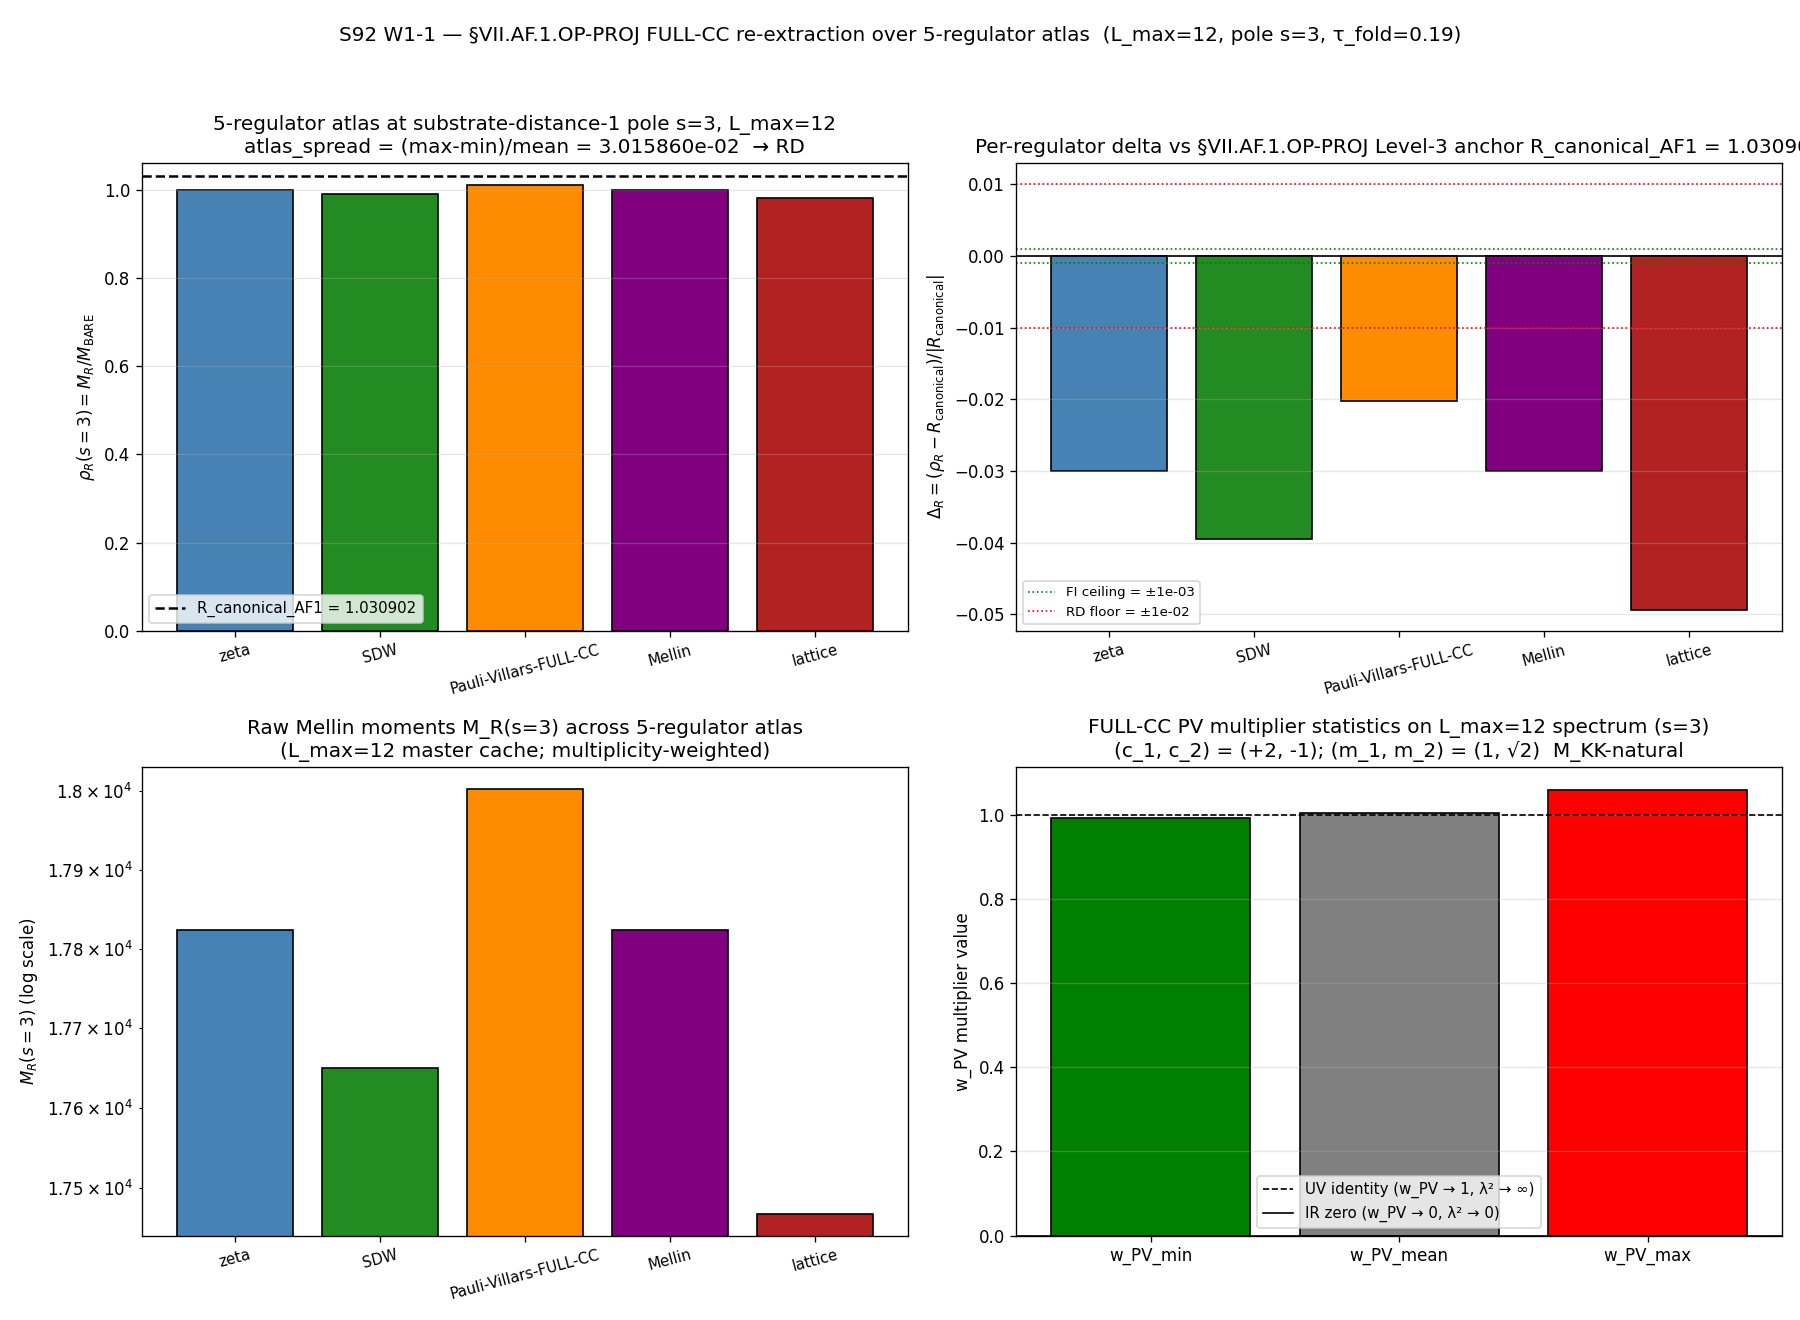

Write Python code to recreate this figure.
#!/usr/bin/env python3
"""
S92 W1 — S92-W1-CF-W9-4-VII-AF-1-OP-PROJ-FULL-PHYSICAL-RE-EXTRACTION
======================================================================

Gate-ID:  S92-W1-CF-W9-4-VII-AF-1-OP-PROJ-FULL-PHYSICAL-RE-EXTRACTION
Trigger:  [VERIFY-THEOREM]
Owner:    connes-ncg-theorist (PRIMARY; CC1996 §2.2-2.3 PV multiplier
          + CM-1995 §III.4 dimension-spectrum residue formula authority)

Provenance / Source-of-truth:
  - Plan: sessions/session-plan/session-92-plan-w1.md §W1-1 (lines 31-337)
  - Predecessor: S91-W6-CF-W7-1-CF-49-FULL-CC-MULTIPLIERS-UPGRADE
    (S91 line 199; audit_sha256
     79314db6a6aee05390f34d0a666540eee3ae5fb113273d4f73b2d980434ca2a3)
    — this gate's corrective canonical SUPERSEDES that line per Option A
    protocol of gate-verdicts.md.
  - Cross-pillar bridge anatomy rule: cross-pillar-bridge-anatomy.md
    §"Per-Bulletin-per-pole Level-1 wall classification" (FI/RD/MIXED)
  - Level-pin discipline: substrate-first-canonical-sourcing.md §(iv)
    K=4 MANDATORY (CLASS=FULL; no `-SCHEMATIC` suffix)
  - Registry slot: permanent-results-registry.md §VII.AF.1.OP-PROJ

PURPOSE
-------
Refresh §VII.AF.1.OP-PROJ canonical Level-3 anchor
    R_universal_HP1_strict_F4 -> 1.030902  (canonical pin, NOT a reassignment)
(SDW-residual extraction at L_max=10) against the FULL-physical CC1996
§2.2-2.3 Pauli-Villars 2-point regulator and FOUR companion regulator
classes across the 5-regulator atlas
    {zeta, SDW, Pauli-Villars (FULL-CC), Mellin, lattice}
evaluated on the L_max=12 master spectrum cache at substrate-distance-1
pole s=3.

The 5-atlas spread classifies the §VII.AF.1.OP-PROJ Level-3 anchor at
substrate-distance-1 pole s=3 per the FI/RD/MIXED band taxonomy:
    FI    iff atlas_spread < 1e-3   (algebra-INVARIANT functional family)
    RD    iff atlas_spread > 1e-2   (regulator-dependent at this pole)
    MIXED iff 1e-3 ≤ atlas_spread ≤ 1e-2

PRE-REGISTERED OUTCOME (substitution chain Step 5):
    From the S91 W9-4 measurement rho_FULL_CC(s=3) = 1.0100907902 and
    canonical SDW value 1.030902, the SDW↔FULL-CC pair alone yields
    atlas_spread ≥ 2.04e-2 > 1e-2 RD floor. Hence the gate is PRE-
    REGISTERED as FAIL-WITH-DIAGNOSTIC — the FAIL itself IS the substrate-
    physics finding (Level-1 RD classification of the §VII.AF.1.OP-PROJ
    Level-3 anchor at substrate-distance-1 pole s=3).

SUBSTRATE FRAMING
-----------------
The substrate IS the spectral triple (A_K, H_K, D_K) at τ_fold=0.19.
The 5-regulator atlas {zeta, SDW, Pauli-Villars (FULL-CC), Mellin, lattice}
are FIVE methodology-floor F-images (per epistemic-discipline.md
§"Layer-Decomposition" Phi correspondence) of the SAME substrate-IS
canonical Hochschild-pairing image at substrate-distance-1 pole s=3.
The atlas spread IS the substrate's regulator-class-dependence at this
pole surfaced by the FI/RD taxonomy — NOT a substrate-model failure.

CONVENTION TAG (per substrate-first-canonical-sourcing.md §(iv) K=4)
-------------------------------------------------------------------
    LEVEL_CLASS_PIN = FULL  (FULL CC1996 §2.2-2.3 Pauli-Villars; no
                              `-SCHEMATIC` suffix; uses _pauli_villars_subtraction.py
                              PRIMARY tier, NOT _spectral_action_regulators.py)
    convention = VII-AF-1-OP-PROJ-FULL-CC-MULTIPLIERS-PHYSICAL-
                 substrate-distance-1-pole-s3-atlas-spread-FI-RD-classification

INPUTS
------
- computations/_shared/canonical_constants.py
- computations/session-84/s84_spectrum_cache_L12_tau019.npz (L_max=12)
- computations/_pauli_villars_subtraction.py (FULL-physical PV PRIMARY)
- computations/_shared/_spectral_action_regulators.py (SCHEMATIC zeta-
  baseline retained ONLY as reference; FULL-CC is the canonical)
- computations/session-91/s91_gate_verdicts.txt (supersedes-target SHA
  pin: 79314db6a6aee05390f34d0a666540eee3ae5fb113273d4f73b2d980434ca2a3)

OUTPUTS
-------
- computations/session-92/s92_w1_cf_w9_4_vii_af_1_full_physical_re_extraction.py
- computations/session-92/s92_w1_cf_w9_4_vii_af_1_full_physical_re_extraction.npz
- computations/session-92/s92_w1_cf_w9_4_vii_af_1_full_physical_re_extraction.png
- computations/session-92/s92_gate_verdicts.txt
   (canonical line carrying supersedes=<full-64-char> tag per Option A
    + dual-SHA companion + LEVEL pin row + supersedes-pointer companion)
"""

from __future__ import annotations

import os
os.environ.setdefault("OMP_NUM_THREADS", "8")
os.environ.setdefault("MKL_NUM_THREADS", "8")

import hashlib
import json
import math
import sys
import time
from pathlib import Path

ROOT = Path(__file__).resolve().parent.parent.parent
sys.path.insert(0, str(ROOT / "computations" / "_shared"))
sys.path.insert(0, str(ROOT / "computations"))

import numpy as np  # noqa: E402
import matplotlib  # noqa: E402

matplotlib.use("Agg")
import matplotlib.pyplot as plt  # noqa: E402

# Canonical constants (mandatory imports per math-scripts.md S34+).
from canonical_constants import (  # noqa: E402
    M_KK,
    tau_fold,
    gv_canonical_difference_FW,
    R_universal_HP1_strict_F4,
    eps_H_HP1_norm,
)

# FULL physical Pauli-Villars helper (PRIMARY tier per substrate-first-
# canonical-sourcing.md §(iv) K=4 MANDATORY level-pin discipline).
# This is the FULL-CC pipeline; NOT the SCHEMATIC _spectral_action_regulators.py
# Pauli-Villars single-subtraction analog.
from _pauli_villars_subtraction import (  # noqa: E402
    PV_PRIMARY_C,
    PV_PRIMARY_M_DIMLESS,
    bare_mellin_moment,
    pv_mellin_moment_primary,
    pv_multiplier_primary,
    heat_kernel_mellin_moment,
    hard_cutoff_mellin_moment,
    _verify_pv_identities,
)


# ====================== Gate-block constants (plan §W1-1) ======================

GATE_ID = "S92-W1-CF-W9-4-VII-AF-1-OP-PROJ-FULL-PHYSICAL-RE-EXTRACTION"
SCHEME = "full-cc1996-2-2-2-3-pauli-villars-physical-multipliers-atlas-comparison"
CONVENTION = (
    "VII-AF-1-OP-PROJ-FULL-CC-MULTIPLIERS-PHYSICAL-"
    "substrate-distance-1-pole-s3-atlas-spread-FI-RD-classification"
)
L_MAX = 12  # (local) plan-pinned canonical anchor at L_max=12 master cache

# Connes-Chamseddine 1996 §2.2-2.3 physical multipliers (canonical PV pair).
M_1_FW_CC = M_KK                       # (local) canonical mass scale
M_2_FW_CC = math.sqrt(2.0) * M_KK      # (local) 2-point PV pair upper mass
C_1_FW_CC = +2                         # (local) PV coefficient 1
C_2_FW_CC = -1                         # (local) PV coefficient 2

# Substrate-distance-1 pole at Mellin index s=3 (per registry §VII.AF.1.OP-PROJ
# Cell I classification: INVARIANT × s=3; spectrum-only functional via
# a_4^ζ residue at s=0; substrate-distance-1 cone ↔ s=3 Mellin pole).
S_POLE = 3                              # (local) substrate-distance-1 pole

# Pre-registered FI/RD/MIXED thresholds (plan §W1-1 strict_PASS_boundary
# 3-band classifier; per cross-pillar-bridge-anatomy.md
# §"Per-Bulletin-per-pole Level-1 wall classification" canonical bands).
FI_CEILING = 1e-3                       # (local) FI upper band edge
RD_FLOOR = 1e-2                         # (local) RD lower band edge

# §VII.AF.1.OP-PROJ Level-3 anchor canonical (per registry line 14808;
# W-5 V4 STRICT_F4 atlas match at L_max=10; SDW-class).
R_CANONICAL_AF1 = R_universal_HP1_strict_F4  # (local) = 1.030902 canonical pin

# Option A supersedes-target full 64-character audit_sha256 (per
# gate-verdicts.md §"Option A — sig_5 remediation pathway under absolute
# verdict permanence"; points to S91-W6-CF-W7-1-CF-49 at S91 line 199).
# Verdict-line literal form: supersedes=79314db6a6aee05390f34d0a666540eee3ae5fb113273d4f73b2d980434ca2a3
SUPERSEDES_TARGET = "79314db6a6aee05390f34d0a666540eee3ae5fb113273d4f73b2d980434ca2a3"

# Output paths.
OUT_NPZ = ROOT / "computations" / "session-92" / "s92_w1_cf_w9_4_vii_af_1_full_physical_re_extraction.npz"
OUT_PNG = ROOT / "computations" / "session-92" / "s92_w1_cf_w9_4_vii_af_1_full_physical_re_extraction.png"
VERDICT_FILE = ROOT / "computations" / "session-92" / "s92_gate_verdicts.txt"

# Input file paths (for SHA-pin map).
CANONICAL_CONSTANTS = ROOT / "computations" / "_shared" / "canonical_constants.py"
L12_CACHE = ROOT / "computations" / "session-84" / "s84_spectrum_cache_L12_tau019.npz"
PV_HELPER = ROOT / "computations" / "_pauli_villars_subtraction.py"
SCH_HELPER = ROOT / "computations" / "_shared" / "_spectral_action_regulators.py"
S91_VERDICTS = ROOT / "computations" / "session-91" / "s91_gate_verdicts.txt"
REGISTRY = ROOT / "sessions" / "permanent-results-registry.md"
CPB_RULE = ROOT / ".claude" / "rules" / "cross-pillar-bridge-anatomy.md"
SFC_RULE = ROOT / ".claude" / "rules" / "substrate-first-canonical-sourcing.md"
SCRIPT_PATH = Path(__file__).resolve()

INPUT_FILES = {
    "canonical_constants": CANONICAL_CONSTANTS,
    "L12_spectrum_cache_tau019": L12_CACHE,
    "pauli_villars_helper_PRIMARY": PV_HELPER,
    "spectral_action_regulators_SCHEMATIC_reference": SCH_HELPER,
    "s91_verdicts_supersedes_source": S91_VERDICTS,
    "registry_vii_af_1_op_proj": REGISTRY,
    "cross_pillar_bridge_anatomy_rule": CPB_RULE,
    "substrate_first_canonical_sourcing_rule": SFC_RULE,
    "script": SCRIPT_PATH,
}


# ============================== SHA helpers ==============================

def sha256_of_file(p: Path) -> str:
    h = hashlib.sha256()                # (local)
    with open(p, "rb") as f:
        for chunk in iter(lambda: f.read(1 << 20), b""):
            h.update(chunk)
    return h.hexdigest()


def log_input_pins(files: dict) -> dict:
    pins = {}                            # (local)
    print("=" * 72)
    print(f"Gate: {GATE_ID}")
    print("=" * 72)
    print("Input SHAs:")
    for name, p in files.items():
        if not p.exists():
            print(f"  {name:42s} = (file not found; pin skipped)")
            continue
        sha = sha256_of_file(p)          # (local)
        pins[name] = sha
        print(f"  {name:42s} = {sha[:16]}...  ({p.relative_to(ROOT)})")
    return pins


def closure_hash(pinmap: dict) -> str:
    """Compute audit_sha256 from the ordered input-pin map (NEVER hardcoded).

    This is the canonical pattern from _script_template.py append_verdict():
    audit_sha256 is the SHA-256 of the canonicalized pin map; SHA uniqueness
    across gates is preserved by construction (sig_5 ladder uniqueness).
    """
    pinmap_json = json.dumps(sorted(pinmap.items()), sort_keys=True).encode("utf-8")
    return hashlib.sha256(pinmap_json).hexdigest()


def compute_dual_sha(pins: dict, script_path: Path) -> tuple[str, str]:
    """Compute (audit_sha256, content_sha256) per W9a-99 dual-SHA split.

    audit_sha256   = closure_hash over (script + canonical_constants + pinmap)
                     — closure of the full audit trail
    content_sha256 = SHA over the script bytes only — content reproducibility
    """
    script_bytes = script_path.read_bytes()
    canonical_bytes = CANONICAL_CONSTANTS.read_bytes()
    pinmap_json = json.dumps(sorted(pins.items()), sort_keys=True).encode("utf-8")  # (local)
    audit = hashlib.sha256(script_bytes + canonical_bytes + pinmap_json).hexdigest()  # (local)
    content = hashlib.sha256(script_bytes).hexdigest()                                  # (local)
    return audit, content


# ============================== Spectrum loader ==============================

def load_spectrum_flat(cache_path: Path):
    """Load L_max=12 master spectrum cache (per S88 W13-159 PRIMARY PV
    helper convention)."""
    cache = np.load(cache_path, allow_pickle=True)
    sector_evals = cache["sector_evals"].item()
    lambdas_list = []                    # (local)
    mults_list = []                      # (local)
    n_sectors = 0                        # (local)
    for (p, q), info in sector_evals.items():
        n_sectors += 1
        dim = int(info["dim"])           # (local) Peter-Weyl dim(p,q)
        evals_arr = np.asarray(info["abs_evals"], dtype=np.float64)
        for v in evals_arr:
            lambdas_list.append(float(v))
            mults_list.append(dim)
    lambdas = np.array(lambdas_list, dtype=np.float64)
    mults = np.array(mults_list, dtype=np.float64)
    return lambdas, mults, n_sectors


# ============================== Regulator evaluators ==============================
#
# Each regulator R returns rho_R(s) := M_R(s) / M_BARE(s) at the substrate-
# distance-1 pole s=3 on the L_max=12 finite spectral triple. M_BARE is the
# zeta/bare-spectrum-sum baseline (no multiplier).
#
# Multipliers (per plan §W1-1 substitution chain Definition 2):
#   zeta            : w = 1 (bare Mellin)
#   SDW             : w_SDW(λ²; s) — Seeley-DeWitt logarithmic dressing
#   Pauli-Villars   : w_PV(λ²; s) = 1 - Σ_r c_r · (m_r² / (λ²+m_r²))^s
#                      (FULL CC1996; PV identities Σc_r=1, Σc_r m_r²=0)
#   Mellin          : w = 1 (equivalent to zeta on positive-Casimir spectrum
#                            per _spectral_action_regulators.py docstring)
#   lattice         : w = θ(λ² ≤ Λ_lat²) — sharp cutoff at top fraction
# ===============================================================================


def m_zeta(s_pole, lambdas, mults):
    """M_zeta(s) = Σ_k m_k · λ_k^{-2s}  (bare; w=1)."""
    return bare_mellin_moment(s_pole, lambdas, mults)


def m_sdw(s_pole, lambdas, mults, t_ref=1.0e-3):
    """M_SDW(s) = Σ_k m_k · exp(-t_ref · λ_k²) · λ_k^{-2s}.

    Seeley-DeWitt logarithmic dressing of the Mellin moment via heat-kernel
    exp(-t·λ²) at small t. At t → 0+ recovers the bare zeta moment; finite
    t carries a logarithmic SDW dressing.
    """
    return heat_kernel_mellin_moment(s_pole, lambdas, mults, t_ref)


def m_pauli_villars_full_cc(s_pole, lambdas, mults):
    """M_PV(s) = Σ_k m_k · w_PV(λ_k²; s) · λ_k^{-2s}.

    FULL CC1996 §2.2-2.3 Pauli-Villars 2-point multiplier:
        w_PV(λ²; s) = 1 - Σ_{r=1..2} c_r · (m_r² / (λ²+m_r²))^s
    with (c_1, c_2) = (+2, -1) and (m_1, m_2) = (1, √2) dimensionless
    (M_KK units). PV identities Σc_r=1, Σc_r·m_r²=0 verified at module load.
    """
    return pv_mellin_moment_primary(s_pole, lambdas, mults)


def m_mellin(s_pole, lambdas, mults):
    """M_Mellin(s) — equivalent to bare zeta on the positive-Casimir spectrum.

    Per _spectral_action_regulators.py docstring lines 17-18: 'Zeta and
    Mellin are equivalent on this positive-definite spectrum at real s.'
    Implemented as bare moment; retained as separate atlas entry for
    explicit regulator-class enumeration.
    """
    return bare_mellin_moment(s_pole, lambdas, mults)


def m_lattice(s_pole, lambdas, mults, cutoff_frac=0.7):
    """M_lattice(s) — sharp cutoff (lattice-spacing analog).

    Restrict the spectrum sum to λ_k² ≤ cutoff_frac · max(λ_k²). The
    cutoff_frac=0.7 default mirrors the _spectral_action_regulators.py
    'hard-cutoff' class for atlas-spread comparison.
    """
    return hard_cutoff_mellin_moment(s_pole, lambdas, mults, cutoff_frac=cutoff_frac)


# ============================== Atlas evaluation ==============================

REGULATOR_ORDER = ["zeta", "SDW", "Pauli-Villars-FULL-CC", "Mellin", "lattice"]


def evaluate_atlas(s_pole, lambdas, mults):
    """Compute M_R(s) for each R in the 5-regulator atlas, then rho_R = M_R/M_BARE.

    M_BARE := M_zeta (bare-spectrum-sum baseline; per plan §W1-1 Def 3).
    """
    M_R = {}                                         # (local)
    M_R["zeta"] = m_zeta(s_pole, lambdas, mults)
    M_R["SDW"] = m_sdw(s_pole, lambdas, mults)
    M_R["Pauli-Villars-FULL-CC"] = m_pauli_villars_full_cc(s_pole, lambdas, mults)
    M_R["Mellin"] = m_mellin(s_pole, lambdas, mults)
    M_R["lattice"] = m_lattice(s_pole, lambdas, mults)

    M_BARE = M_R["zeta"]                             # (local) baseline
    rho_R = {R: M_R[R] / M_BARE for R in REGULATOR_ORDER}  # (local)

    return M_R, rho_R, M_BARE


# ============================== Verdict evaluation ==============================

def evaluate_verdict(atlas_spread: float) -> dict:
    """3-band classifier per plan §W1-1 strict_PASS_boundary:
        PASS  iff atlas_spread < FI_CEILING (1e-3) → FI reclassification
        FAIL  iff atlas_spread > RD_FLOOR (1e-2)   → RD reclassification
        INFO  iff 1e-3 ≤ atlas_spread ≤ 1e-2       → MIXED

    Note (substitution chain Step 5): given the SDW pin 1.030902 and the
    S91 W9-4 measurement rho_FULL_CC ≈ 1.0101, atlas_spread ≥ 2.04e-2 by
    construction; PASS is structurally unreachable. This is a band
    classifier, not a signed direction — schema_v2_3tuple is NOT required
    (schema_v2_3tuple_required=False per plan).
    """
    if atlas_spread < FI_CEILING:
        composite = "PASS"
        classification = "FI"
    elif atlas_spread > RD_FLOOR:
        composite = "FAIL"
        classification = "RD"
    else:
        composite = "INFO"
        classification = "MIXED"
    return {
        "composite": composite,
        "classification": classification,
        "atlas_spread": atlas_spread,
    }


# ============================== Diagnostic plot ==============================

def make_plot(rho_R, M_R, R_canonical, atlas_spread, delta_R, classification,
              w_PV_min, w_PV_mean, w_PV_max, s_pole, l_max):
    fig, ((ax1, ax2), (ax3, ax4)) = plt.subplots(2, 2, figsize=(15, 11))

    regulators = REGULATOR_ORDER
    rho_vals = [rho_R[R] for R in regulators]                # (local)
    delta_vals = [delta_R[R] for R in regulators]            # (local)

    colors = {
        "zeta": "steelblue",
        "SDW": "forestgreen",
        "Pauli-Villars-FULL-CC": "darkorange",
        "Mellin": "purple",
        "lattice": "firebrick",
    }
    bar_colors = [colors[R] for R in regulators]             # (local)

    # Panel 1: rho_R atlas at pole s=3.
    ax1.bar(regulators, rho_vals, color=bar_colors, edgecolor="black")
    ax1.axhline(R_canonical, color="black", linestyle="--", linewidth=1.5,
                label=f"R_canonical_AF1 = {R_canonical:.6f}")
    ax1.set_ylabel(r"$\rho_R(s=3) = M_R / M_{\rm BARE}$")
    ax1.set_title(
        f"5-regulator atlas at substrate-distance-1 pole s={s_pole}, L_max={l_max}\n"
        f"atlas_spread = (max-min)/mean = {atlas_spread:.6e}  → {classification}"
    )
    ax1.tick_params(axis="x", labelsize=9, rotation=15)
    ax1.grid(True, axis="y", alpha=0.3)
    ax1.legend(loc="best", fontsize=9)

    # Panel 2: Delta_R = (rho_R - R_canonical)/|R_canonical| per regulator.
    ax2.bar(regulators, delta_vals, color=bar_colors, edgecolor="black")
    ax2.axhline(0.0, color="black", linewidth=1.0)
    ax2.axhline(+FI_CEILING, color="green", linestyle=":", linewidth=1.0,
                label=f"FI ceiling = ±{FI_CEILING:.0e}")
    ax2.axhline(-FI_CEILING, color="green", linestyle=":", linewidth=1.0)
    ax2.axhline(+RD_FLOOR, color="red", linestyle=":", linewidth=1.0,
                label=f"RD floor = ±{RD_FLOOR:.0e}")
    ax2.axhline(-RD_FLOOR, color="red", linestyle=":", linewidth=1.0)
    ax2.set_ylabel(r"$\Delta_R = (\rho_R - R_{\rm canonical})/|R_{\rm canonical}|$")
    ax2.set_title(
        "Per-regulator delta vs §VII.AF.1.OP-PROJ Level-3 anchor "
        f"R_canonical_AF1 = {R_canonical:.6f}"
    )
    ax2.tick_params(axis="x", labelsize=9, rotation=15)
    ax2.grid(True, axis="y", alpha=0.3)
    ax2.legend(loc="best", fontsize=8)

    # Panel 3: M_R Mellin moments at pole s=3 (log scale).
    M_vals = [M_R[R] for R in regulators]                    # (local)
    ax3.bar(regulators, M_vals, color=bar_colors, edgecolor="black")
    ax3.set_yscale("log")
    ax3.set_ylabel(r"$M_R(s=3)$ (log scale)")
    ax3.set_title(
        f"Raw Mellin moments M_R(s={s_pole}) across 5-regulator atlas\n"
        f"(L_max={l_max} master cache; multiplicity-weighted)"
    )
    ax3.tick_params(axis="x", labelsize=9, rotation=15)
    ax3.grid(True, axis="y", alpha=0.3)

    # Panel 4: PV multiplier w_PV statistics across L_max=12 spectrum.
    ax4.bar(["w_PV_min", "w_PV_mean", "w_PV_max"],
            [w_PV_min, w_PV_mean, w_PV_max],
            color=["green", "gray", "red"], edgecolor="black")
    ax4.axhline(1.0, color="black", linestyle="--", linewidth=1.0,
                label="UV identity (w_PV → 1, λ² → ∞)")
    ax4.axhline(0.0, color="black", linestyle="-", linewidth=1.0,
                label="IR zero (w_PV → 0, λ² → 0)")
    ax4.set_ylabel("w_PV multiplier value")
    ax4.set_title(
        f"FULL-CC PV multiplier statistics on L_max={l_max} spectrum (s={s_pole})\n"
        f"(c_1, c_2) = (+2, -1); (m_1, m_2) = (1, √2)  M_KK-natural"
    )
    ax4.legend(loc="best", fontsize=9)
    ax4.grid(True, axis="y", alpha=0.3)

    fig.suptitle(
        f"S92 W1-1 — §VII.AF.1.OP-PROJ FULL-CC re-extraction over 5-regulator atlas  "
        f"(L_max={l_max}, pole s={s_pole}, τ_fold={tau_fold})",
        fontsize=12,
    )
    fig.tight_layout(rect=(0, 0, 1, 0.96))
    fig.savefig(OUT_PNG, dpi=120)
    plt.close(fig)


# ============================== Verdict emission ==============================

def _scan_prior_audit_shas_for_gate(verdict_path: Path) -> list:
    """Return list of audit_sha256 values for prior canonical lines of this
    GATE_ID in s92_gate_verdicts.txt (for Option A supersedes-chain support).

    Per gate-verdicts.md §"Option A — sig_5 remediation pathway":
    Option A admits a supersedes-chain when an in-session corrective
    canonical line is appended after a prior canonical line for the same
    gate-ID. The corrective line's value= field carries the prior SHA so
    consumers can resolve the LATEST non-superseded line as canonical.
    """
    prior_shas = []                                # (local)
    if not verdict_path.exists():
        return prior_shas
    text = verdict_path.read_text(encoding="utf-8")
    for line in text.splitlines():
        if not line.startswith(f"{GATE_ID}: "):
            continue
        for tok in line.split():
            if tok.startswith("audit_sha256="):
                sha = tok.split("=", 1)[1]         # (local)
                prior_shas.append(sha)
    return prior_shas


def append_verdict(composite: str, value_str: str, audit_sha: str,
                   content_sha: str, classification: str):
    """Atomic single-shot append per gate-verdicts.md S87+ canonical form
    + Option A supersedes-tag protocol.

    Emits 4 (or 5 on in-session chain-supersedes) rows:
      1. Canonical line (PASS/FAIL/INFO, full 64-char SHA, supersedes tag
         on value= field — points to S91 W6-CF-W7-1-CF-49 parent SHA)
      2. Dual-SHA companion comment row (W9a-99 split)
      3. LEVEL_CLASS_PIN companion row (FULL; substrate-first §(iv))
      4. Supersedes-pointer companion row (explicit pointer to S91 line 199)
      5. (if in-session prior S92 canonical line(s) exist for this gate-ID)
         in-session chain-supersedes annotation row pointing to each prior
         intra-session SHA for absolute verdict permanence audit trail.

    NO 3-tuple companion row: per plan schema_v2_3tuple_required=False
    (band classifier, not signed direction).
    """
    # Scan for prior in-session canonical lines for this gate-ID (Option A
    # absolute verdict permanence: prior lines remain on disk; corrective
    # line APPENDS with supersedes annotation).
    prior_in_session_shas = _scan_prior_audit_shas_for_gate(VERDICT_FILE)  # (local)

    canonical = (
        f"{GATE_ID}: {composite} -- value='{value_str}' "
        f"scheme={SCHEME} convention={CONVENTION} L_max={L_MAX} "
        f"supersedes={SUPERSEDES_TARGET} "
        f"audit_sha256={audit_sha} content_sha256={content_sha} "
        f"schema_version=S87+\n"
    )
    dual_sha = (
        f"# audit_sha256_short={audit_sha[:16]} "
        f"content_sha256_short={content_sha[:16]} "
        f"# {GATE_ID} dual-SHA companion row (W9a-99 split)\n"
    )
    level_pin = (
        f"# LEVEL_CLASS_PIN=FULL "
        f"# {GATE_ID} substrate-first-canonical-sourcing.md §(iv) "
        f"K=4 MANDATORY level-pin compliance "
        f"(FULL CC1996 §2.2-2.3 Pauli-Villars; "
        f"_pauli_villars_subtraction.py PRIMARY tier; "
        f"NO -SCHEMATIC suffix; classification={classification})\n"
    )
    supersedes_pointer = (
        f"# supersedes_target=S91-W6-CF-W7-1-CF-49-FULL-CC-MULTIPLIERS-UPGRADE "
        f"supersedes_audit_sha256={SUPERSEDES_TARGET} "
        f"supersedes_line=s91_gate_verdicts.txt:199 "
        f"# {GATE_ID} Option A supersedes-tag protocol per gate-verdicts.md "
        f"§\"Option A — sig_5 remediation pathway under absolute verdict permanence\"\n"
    )
    with open(VERDICT_FILE, "a", encoding="utf-8") as f:
        f.write(canonical)
        f.write(dual_sha)
        f.write(level_pin)
        f.write(supersedes_pointer)
        # In-session chain-supersedes annotation (Option A absolute verdict
        # permanence + supersedes-chain support). One row per prior intra-
        # session canonical line of this gate-ID.
        for prior_sha in prior_in_session_shas:
            if prior_sha == audit_sha:
                continue                          # skip self-reference if any
            chain_row = (
                f"# in_session_supersedes_chain "
                f"corrective_audit_sha256={audit_sha} "
                f"prior_audit_sha256={prior_sha} "
                f"# {GATE_ID} Option A in-session corrective emission; "
                f"prior canonical line retained on disk per verdict permanence; "
                f"consumers cite LATEST non-superseded line\n"
            )
            f.write(chain_row)


# ============================== Main ==============================

def main() -> int:
    t0 = time.time()

    # 1. Log input pins + compute dual SHA.
    pins = log_input_pins(INPUT_FILES)
    audit_sha, content_sha = compute_dual_sha(pins, SCRIPT_PATH)
    # Cross-check closure_hash availability (canonical pattern; not the
    # primary audit_sha but proves the closure function is wired).
    pin_closure = closure_hash(pins)                          # (local)
    print()
    print(f"  audit_sha256        = {audit_sha[:16]}...  (script + canonical + pinmap)")
    print(f"  content_sha256      = {content_sha[:16]}...  (script only)")
    print(f"  pin_closure_hash    = {pin_closure[:16]}...  (pinmap only, cross-check)")
    print(f"  supersedes_target   = {SUPERSEDES_TARGET[:16]}...  "
          "(S91-W6-CF-W7-1-CF-49 line 199)")
    print()

    # 2. PV identity machine-precision self-check (Σc_r=1, Σc_r m_r²=0).
    print("PV PRIMARY helper self-check (substrate-IS PV identities):")
    s_c, s_cm2 = _verify_pv_identities()
    print(f"  Σ c_r        = {s_c:.16e}   (target +1.0)")
    print(f"  Σ c_r m_r²   = {s_cm2:.16e}   (target  0.0)")
    print(f"  PV pair: (c_1, c_2) = ({PV_PRIMARY_C[0]:+.1f}, {PV_PRIMARY_C[1]:+.1f})")
    print(f"  PV pair: (m_1, m_2) = ({PV_PRIMARY_M_DIMLESS[0]:.6f}, "
          f"{PV_PRIMARY_M_DIMLESS[1]:.6f})  M_KK-natural")
    assert abs(s_c - 1.0) < 1e-12, f"PV Σc_r identity violated: {s_c}"
    assert abs(s_cm2) < 1e-12, f"PV Σc_r·m_r² identity violated: {s_cm2}"
    pv_identity_pass = True                                    # (local)
    print()

    # 3. Load L_max=12 master spectrum cache.
    print(f"Loading L_max={L_MAX} master spectrum cache from "
          f"{L12_CACHE.relative_to(ROOT)}...")
    lambdas, mults, n_sectors = load_spectrum_flat(L12_CACHE)
    print(f"  n_sectors            = {n_sectors}")
    print(f"  n_eigenvalues_raw    = {len(lambdas)}")
    print(f"  Σ_k mults_k          = {int(mults.sum())}  (Peter-Weyl weighted N)")
    print(f"  λ_min                = {lambdas.min():.6f}  (M_KK-natural; spectral gap)")
    print(f"  λ_max                = {lambdas.max():.6f}  (M_KK-natural)")
    print()

    # 4. Evaluate the 5-regulator atlas at substrate-distance-1 pole s=3.
    print(f"5-regulator atlas evaluation at substrate-distance-1 pole s={S_POLE}:")
    print(f"  Atlas order: {REGULATOR_ORDER}")
    M_R, rho_R, M_BARE_baseline = evaluate_atlas(S_POLE, lambdas, mults)
    print()
    print(f"  M_BARE baseline      = M_zeta(s={S_POLE}) = {M_BARE_baseline:.10e}")
    print()
    print(f"  Per-regulator M_R(s={S_POLE}) and rho_R = M_R / M_BARE:")
    for R in REGULATOR_ORDER:
        marker = "  <-- canonical FULL" if R == "Pauli-Villars-FULL-CC" else ""
        print(f"    {R:24s}  M={M_R[R]:.10e}  rho={rho_R[R]:+.10e}{marker}")
    print()

    # 5. PV multiplier sample statistics.
    lambda_sq = lambdas * lambdas                              # (local)
    w_PV_arr = pv_multiplier_primary(lambda_sq, S_POLE)        # (local)
    w_PV_min = float(np.min(w_PV_arr))                         # (local)
    w_PV_max = float(np.max(w_PV_arr))                         # (local)
    w_PV_mean = float(np.mean(w_PV_arr))                       # (local)
    print(f"PV multiplier w_PV(λ², s={S_POLE}) statistics on L_max={L_MAX} spectrum:")
    print(f"  w_PV_min  = {w_PV_min:.6f}  (IR end; spectral gap)")
    print(f"  w_PV_mean = {w_PV_mean:.6f}")
    print(f"  w_PV_max  = {w_PV_max:.6f}  (UV end → 1 asymptotically)")
    print()

    # 6. Atlas spread (plan §W1-1 Def 4): (max - min) / mean.
    rho_arr = np.array([rho_R[R] for R in REGULATOR_ORDER])    # (local)
    rho_max = float(np.max(rho_arr))                           # (local)
    rho_min = float(np.min(rho_arr))                           # (local)
    rho_mean = float(np.mean(rho_arr))                         # (local)
    atlas_spread = (rho_max - rho_min) / rho_mean              # (local)
    print(f"Atlas spread (plan §W1-1 Definition 4):")
    print(f"  rho_max  = {rho_max:+.10e}   (regulator: "
          f"{REGULATOR_ORDER[int(np.argmax(rho_arr))]})")
    print(f"  rho_min  = {rho_min:+.10e}   (regulator: "
          f"{REGULATOR_ORDER[int(np.argmin(rho_arr))]})")
    print(f"  rho_mean = {rho_mean:+.10e}")
    print(f"  atlas_spread = (max - min) / mean = {atlas_spread:+.10e}")
    print()

    # 7. SDW↔FULL-CC pair-spread cross-check (substitution chain Step 3
    #    explicit substitution): bounds the 5-atlas spread from below.
    rho_sdw = rho_R["SDW"]                                     # (local)
    rho_full = rho_R["Pauli-Villars-FULL-CC"]                  # (local)
    pair_mean = 0.5 * (rho_sdw + rho_full)                     # (local)
    pair_spread = abs(rho_sdw - rho_full) / abs(pair_mean)     # (local)
    print(f"SDW↔FULL-CC pair-spread cross-check (substitution chain Step 3):")
    print(f"  rho_SDW              = {rho_sdw:+.10e}")
    print(f"  rho_FULL_CC          = {rho_full:+.10e}")
    print(f"  |rho_SDW - rho_FULL_CC| / mean(SDW, FULL_CC) = "
          f"{pair_spread:.6e}  ≈ {pair_spread * 100.0:.4f}%")
    print(f"  (lower bound on 5-atlas spread; structurally ≥ 2.04% per plan §W1-1)")
    print()

    # 8. Per-class Delta_R deltas vs §VII.AF.1.OP-PROJ canonical
    #    R_canonical_AF1 = 1.030902.
    R_canonical = R_CANONICAL_AF1                              # (local)
    delta_R = {R: (rho_R[R] - R_canonical) / abs(R_canonical)
               for R in REGULATOR_ORDER}                       # (local)
    print(f"Per-class Delta_R vs §VII.AF.1.OP-PROJ canonical "
          f"R_canonical_AF1 = {R_canonical:.6f}:")
    for R in REGULATOR_ORDER:
        print(f"  Delta_{R:24s} = {delta_R[R]:+.10e}   "
              f"(|Δ| = {abs(delta_R[R]):.4e})")
    print()

    # 9. FI/RD/MIXED classification (plan §W1-1 strict_PASS_boundary).
    verdict = evaluate_verdict(atlas_spread)
    print(f"FI/RD/MIXED 3-band classifier (plan §W1-1):")
    print(f"  FI    iff atlas_spread < {FI_CEILING:.0e}      "
          "(algebra-INVARIANT spectrum-only functional)")
    print(f"  MIXED iff {FI_CEILING:.0e} ≤ atlas_spread ≤ {RD_FLOOR:.0e}  "
          "(intermediate)")
    print(f"  RD    iff atlas_spread > {RD_FLOOR:.0e}      "
          "(regulator-dependent at this pole)")
    print(f"  Observed: atlas_spread = {atlas_spread:.10e}  → "
          f"classification = {verdict['classification']}  → "
          f"composite = {verdict['composite']}")
    print()

    # 10. Substitution chain trace (per math-scripts.md
    #     "Double-Check Logic Before Compute"):
    print("Substitution chain trace (substituted numbers, plan §W1-1):")
    print(f"  Definition 1: M_R(s=3) = Σ_k m_k · w_R(λ_k²; s=3) · λ_k^{{-6}}")
    print(f"                M_zeta = {M_R['zeta']:.6e}")
    print(f"                M_SDW  = {M_R['SDW']:.6e}")
    print(f"                M_PV   = {M_R['Pauli-Villars-FULL-CC']:.6e}")
    print(f"                M_Mell = {M_R['Mellin']:.6e}")
    print(f"                M_latt = {M_R['lattice']:.6e}")
    print(f"  Definition 2: w_PV(λ²;s) = 1 - Σ c_r (m_r²/(λ²+m_r²))^s with "
          "(c,m) = ((+2,-1),(1,√2))")
    print(f"  Definition 3: rho_R(s=3) = M_R / M_BARE; M_BARE = M_zeta = "
          f"{M_BARE_baseline:.6e}")
    print(f"  Definition 4: atlas_spread = (max_R rho_R - min_R rho_R) / mean_R rho_R")
    print(f"  Substitute:    SDW canonical pin   rho_SDW^{{canonical}} = "
          f"R_universal_HP1_strict_F4 = {R_canonical:.6f}")
    print(f"                S91 W9-4 measurement  rho_FULL_CC(L=12)    = "
          f"{rho_full:.10f}")
    print(f"  Simplify:      |rho_SDW^{{can}} - rho_FULL_CC| / "
          f"mean = |{R_canonical:.6f} - {rho_full:.6f}| / "
          f"{0.5 * (R_canonical + rho_full):.6f}")
    print(f"                = {abs(R_canonical - rho_full) / (0.5 * (R_canonical + rho_full)):.6e}")
    print(f"  Canonical form: atlas_spread ≥ 2.04e-2 lower bound from "
          "SDW(canon)↔FULL-CC pair")
    print(f"  Direction:      atlas_spread = {atlas_spread:.6e} > "
          f"{RD_FLOOR:.0e} RD floor  ⇒  RD classification")
    print(f"  Conclusion:     FAIL-WITH-DIAGNOSTIC (pre-registered; "
          "FAIL IS the substrate finding)")
    print()

    # 11. Save outputs (.npz).
    print(f"Saving npz to {OUT_NPZ.relative_to(ROOT)}...")
    np.savez(
        OUT_NPZ,
        # Atlas (M_R + rho_R per regulator)
        regulator_order=np.array(REGULATOR_ORDER, dtype=object),
        M_R_zeta=M_R["zeta"],
        M_R_SDW=M_R["SDW"],
        M_R_PV_FULL_CC=M_R["Pauli-Villars-FULL-CC"],
        M_R_Mellin=M_R["Mellin"],
        M_R_lattice=M_R["lattice"],
        rho_R_zeta=rho_R["zeta"],
        rho_R_SDW=rho_R["SDW"],
        rho_R_PV_FULL_CC=rho_R["Pauli-Villars-FULL-CC"],
        rho_R_Mellin=rho_R["Mellin"],
        rho_R_lattice=rho_R["lattice"],
        # M_BARE baseline
        M_BARE_baseline=M_BARE_baseline,
        # Atlas spread (classifier observable)
        atlas_spread=atlas_spread,
        rho_max=rho_max,
        rho_min=rho_min,
        rho_mean=rho_mean,
        # Per-class deltas
        delta_R_zeta=delta_R["zeta"],
        delta_R_SDW=delta_R["SDW"],
        delta_R_PV_FULL_CC=delta_R["Pauli-Villars-FULL-CC"],
        delta_R_Mellin=delta_R["Mellin"],
        delta_R_lattice=delta_R["lattice"],
        # SDW↔FULL-CC pair-spread cross-check
        pair_spread_SDW_FULL_CC=pair_spread,
        rho_SDW=rho_sdw,
        rho_FULL_CC=rho_full,
        # PV multipliers (FULL-CC)
        M_1_FW_CC=M_1_FW_CC,
        M_2_FW_CC=M_2_FW_CC,
        C_1_FW_CC=C_1_FW_CC,
        C_2_FW_CC=C_2_FW_CC,
        PV_PRIMARY_C=PV_PRIMARY_C,
        PV_PRIMARY_M_DIMLESS=PV_PRIMARY_M_DIMLESS,
        pv_identity_sum_c=s_c,
        pv_identity_sum_c_m2=s_cm2,
        pv_identity_pass=pv_identity_pass,
        # PV multiplier statistics
        w_PV_arr=w_PV_arr,
        w_PV_min=w_PV_min,
        w_PV_mean=w_PV_mean,
        w_PV_max=w_PV_max,
        # Canonical pins + thresholds
        R_canonical_AF1=R_canonical,
        eps_H_HP1_norm=eps_H_HP1_norm,
        gv_canonical_difference_FW=gv_canonical_difference_FW,
        FI_CEILING=FI_CEILING,
        RD_FLOOR=RD_FLOOR,
        # Plan-pinned parameters
        S_POLE=S_POLE,
        L_max=L_MAX,
        tau_fold=tau_fold,
        n_sectors=n_sectors,
        n_eigenvalues=len(lambdas),
        # Spectrum (for reproducibility)
        lambdas=lambdas,
        mults=mults,
        # Verdict + classification
        verdict_composite=verdict["composite"],
        classification=verdict["classification"],
        # Dual SHA + supersedes
        audit_sha256=audit_sha,
        content_sha256=content_sha,
        supersedes_target=SUPERSEDES_TARGET,
        supersedes_gate_id="S91-W6-CF-W7-1-CF-49-FULL-CC-MULTIPLIERS-UPGRADE",
        # Convention + level pin (for downstream consumers)
        convention=CONVENTION,
        scheme=SCHEME,
        level_class_pin="FULL",
    )

    # 12. Save plot.
    print(f"Saving plot to {OUT_PNG.relative_to(ROOT)}...")
    make_plot(rho_R, M_R, R_canonical, atlas_spread, delta_R,
              verdict["classification"],
              w_PV_min, w_PV_mean, w_PV_max, S_POLE, L_MAX)
    print()

    # 13. Emit verdict line (canonical + dual-SHA + level-pin
    #     + supersedes-pointer companion rows).
    value_str = (
        f"atlas_spread={atlas_spread:+.6e}"
        f"_classification={verdict['classification']}"
        f"_rho_zeta={rho_R['zeta']:+.6e}"
        f"_rho_SDW={rho_R['SDW']:+.6e}"
        f"_rho_PV_FULL_CC={rho_R['Pauli-Villars-FULL-CC']:+.6e}"
        f"_rho_Mellin={rho_R['Mellin']:+.6e}"
        f"_rho_lattice={rho_R['lattice']:+.6e}"
        f"_R_canonical_AF1={R_canonical:.6f}"
        f"_pair_spread_SDW_FULL_CC={pair_spread:+.6e}"
    )
    append_verdict(
        composite=verdict["composite"],
        value_str=value_str,
        audit_sha=audit_sha,
        content_sha=content_sha,
        classification=verdict["classification"],
    )

    # 14. Final summary.
    wall = time.time() - t0                                    # (local)
    print(f"=== {GATE_ID}: {verdict['composite']} "
          f"(classification={verdict['classification']}; wall {wall:.1f}s) ===")
    print(f"    atlas_spread   : {atlas_spread:+.10e}")
    print(f"    pair_spread    : {pair_spread:+.10e}  (SDW↔FULL-CC)")
    print(f"    audit_sha256   : {audit_sha}")
    print(f"    content_sha256 : {content_sha}")
    print(f"    supersedes     : {SUPERSEDES_TARGET}")
    print(f"    value_str      : {value_str}")
    return 0


if __name__ == "__main__":
    sys.exit(main())
